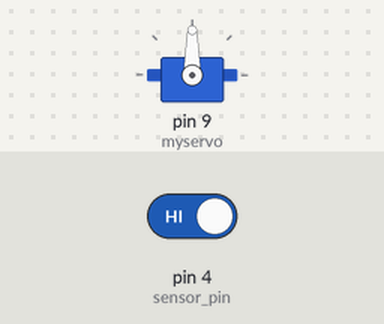
Recording of a sketch running on a simulated Arduino Uno, built with avr-gcc and run on an emulated ATmega328P. Shown: servo. The test bench sets the inputs (shaded band); at power-on: pin 4 (sensor_pin) HIGH. What the sketch prints to the serial monitor is not drawn.

Above: at 1.2 s.
1.3 s: pin 4 (sensor_pin) driven LOW
At 2.5 s:
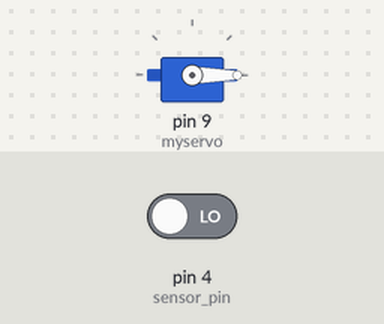
2.8 s: pin 4 (sensor_pin) driven HIGH
At 3.6 s:
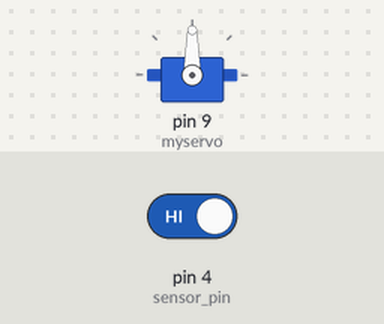
Timing chart, 0 to 5.8 s (numbered marks = the images above; inputs shaded):
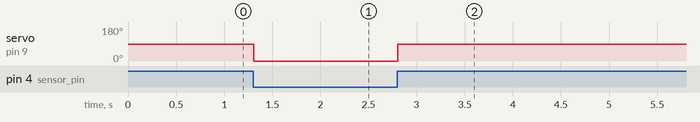

Measured:
- after the input at 1.3 s, servo on pin 9 (myservo): 90° → 0° at once
- after the input at 2.8 s, servo on pin 9 (myservo): 0° → 90° at once

The sketch:

SmartBridge.ino
```cpp
// /Arduino Code//

#include <Servo.h>

#include <Servo.h>

Servo myservo;
int sensor_pin = 4;
int val;

void setup() {
  pinMode(sensor_pin, INPUT);
  myservo.attach(9);
  Serial.begin(9600);
}

void loop() {

  val = digitalRead(sensor_pin);

  Serial.println(val);

  if (val == 0) {
    myservo.write(0);
  }
  if (val == 1) {
    myservo.write(90);  // rotate the servo to 90 degrees
  }

}
```
